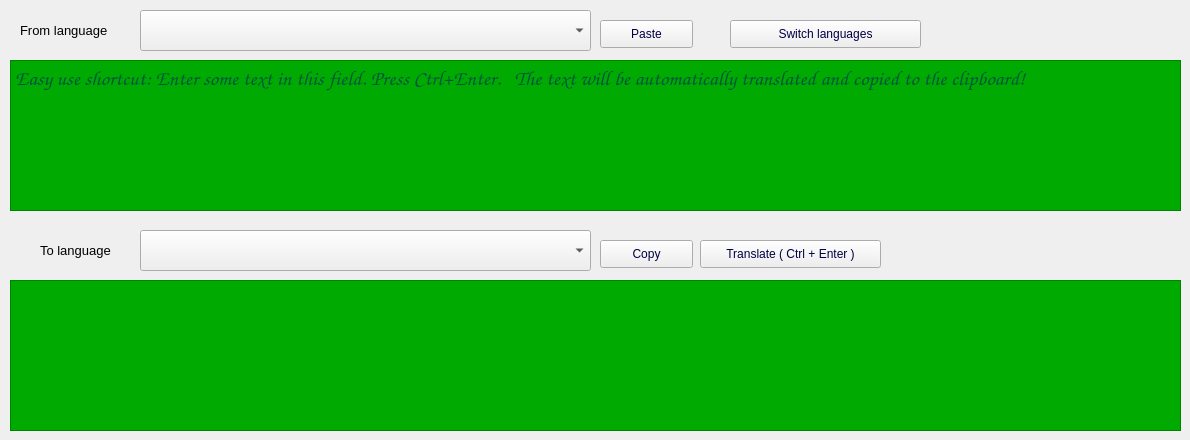
   <widget class="QWidget" name="tab">
    <attribute name="title">
     <string>Translator</string>
    </attribute>
    <widget class="QComboBox" name="cmb_trans_lang_from">
     <property name="geometry">
      <rect>
       <x>140</x>
       <y>10</y>
       <width>451</width>
       <height>41</height>
      </rect>
     </property>
     <property name="font">
      <font>
       <pointsize>12</pointsize>
      </font>
     </property>
    </widget>
    <widget class="QLabel" name="label_16">
     <property name="geometry">
      <rect>
       <x>20</x>
       <y>20</y>
       <width>121</width>
       <height>21</height>
      </rect>
     </property>
     <property name="font">
      <font>
       <pointsize>10</pointsize>
      </font>
     </property>
     <property name="text">
      <string>From language</string>
     </property>
    </widget>
    <widget class="QComboBox" name="cmb_trans_lang_to">
     <property name="geometry">
      <rect>
       <x>140</x>
       <y>230</y>
       <width>451</width>
       <height>41</height>
      </rect>
     </property>
     <property name="font">
      <font>
       <pointsize>12</pointsize>
      </font>
     </property>
    </widget>
    <widget class="QLabel" name="label_17">
     <property name="geometry">
      <rect>
       <x>40</x>
       <y>240</y>
       <width>91</width>
       <height>21</height>
      </rect>
     </property>
     <property name="font">
      <font>
       <pointsize>10</pointsize>
      </font>
     </property>
     <property name="text">
      <string>To language</string>
     </property>
    </widget>
    <widget class="QTextEdit" name="txt_trans_from">
     <property name="geometry">
      <rect>
       <x>10</x>
       <y>60</y>
       <width>1171</width>
       <height>151</height>
      </rect>
     </property>
     <property name="font">
      <font>
       <family>Comic Sans MS</family>
       <pointsize>16</pointsize>
      </font>
     </property>
     <property name="toolTip">
      <string/>
     </property>
     <property name="styleSheet">
      <string notr="true">background-color: rgb(0, 170, 0);
color: rgb(0, 0, 127);</string>
     </property>
     <property name="acceptRichText">
      <bool>false</bool>
     </property>
     <property name="cursorWidth">
      <number>10</number>
     </property>
     <property name="placeholderText">
      <string>Easy use shortcut: Enter some text in this field. Press Ctrl+Enter.   The text will be automatically translated and copied to the clipboard!</string>
     </property>
    </widget>
    <widget class="QTextEdit" name="txt_trans_to">
     <property name="geometry">
      <rect>
       <x>10</x>
       <y>280</y>
       <width>1171</width>
       <height>151</height>
      </rect>
     </property>
     <property name="font">
      <font>
       <family>Comic Sans MS</family>
       <pointsize>16</pointsize>
      </font>
     </property>
     <property name="styleSheet">
      <string notr="true">background-color: rgb(0, 170, 0);
color: rgb(0, 0, 127);</string>
     </property>
     <property name="acceptRichText">
      <bool>false</bool>
     </property>
    </widget>
    <widget class="QPushButton" name="btn_paste_from">
     <property name="geometry">
      <rect>
       <x>600</x>
       <y>20</y>
       <width>93</width>
       <height>28</height>
      </rect>
     </property>
     <property name="styleSheet">
      <string notr="true">QPushButton {background-color: light grey; color: rgb(0, 0, 67);}
QPushButton:disabled { color: rgb(130, 130, 130);}
</string>
     </property>
     <property name="text">
      <string>Paste</string>
     </property>
     <property name="autoDefault">
      <bool>false</bool>
     </property>
    </widget>
    <widget class="QPushButton" name="btn_copy_to">
     <property name="geometry">
      <rect>
       <x>600</x>
       <y>240</y>
       <width>93</width>
       <height>28</height>
      </rect>
     </property>
     <property name="styleSheet">
      <string notr="true">background-color: light grey;color: rgb(0, 0, 67);</string>
     </property>
     <property name="text">
      <string>Copy</string>
     </property>
     <property name="autoDefault">
      <bool>false</bool>
     </property>
    </widget>
    <widget class="QPushButton" name="btn_translate">
     <property name="geometry">
      <rect>
       <x>700</x>
       <y>240</y>
       <width>181</width>
       <height>28</height>
      </rect>
     </property>
     <property name="styleSheet">
      <string notr="true">QPushButton {background-color: light grey; color: rgb(0, 0, 67);}
QPushButton:disabled { color: rgb(130, 130, 130);}
</string>
     </property>
     <property name="text">
      <string>Translate ( Ctrl + Enter )</string>
     </property>
     <property name="autoDefault">
      <bool>false</bool>
     </property>
    </widget>
    <widget class="QPushButton" name="btn_switch">
     <property name="geometry">
      <rect>
       <x>730</x>
       <y>20</y>
       <width>191</width>
       <height>28</height>
      </rect>
     </property>
     <property name="styleSheet">
      <string notr="true">QPushButton {background-color: light grey; color: rgb(0, 0, 67);}
QPushButton:disabled { color: rgb(130, 130, 130);}

</string>
     </property>
     <property name="text">
      <string>Switch languages</string>
     </property>
     <property name="autoDefault">
      <bool>false</bool>
     </property>
    </widget>
   </widget>
